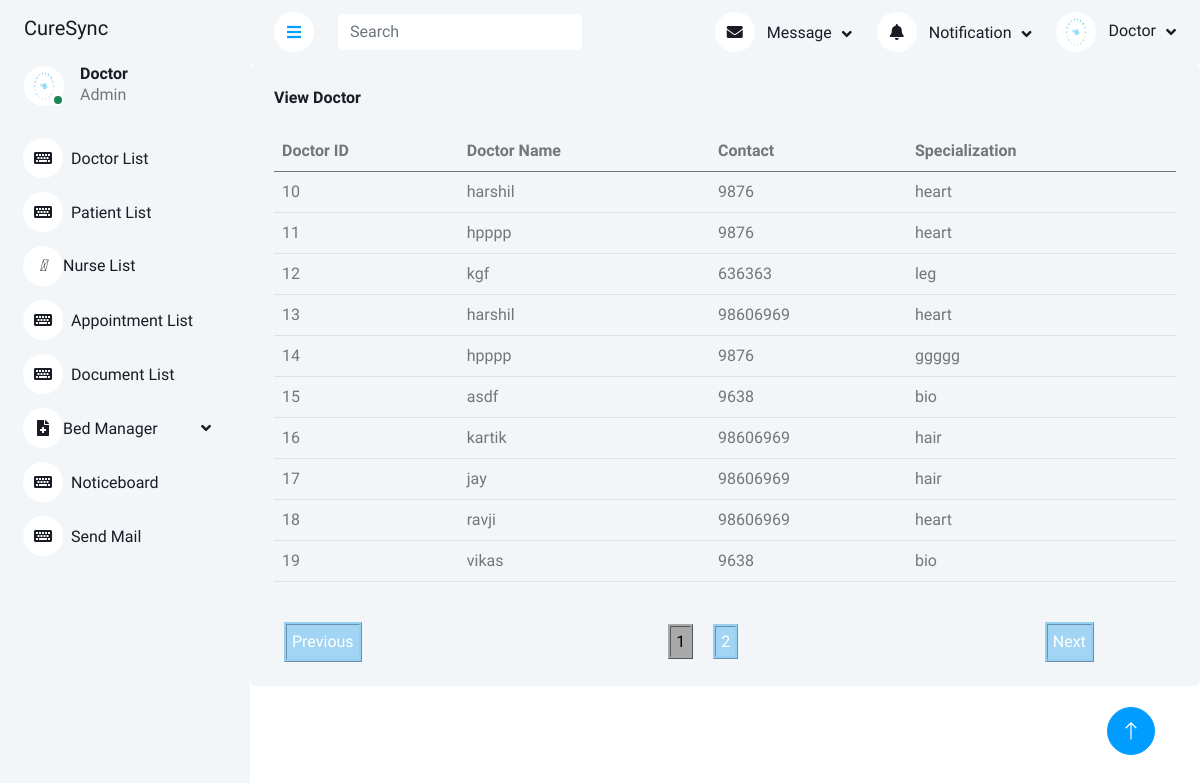
/doctorlist/, run on the app's committed database.
### app1/models.py (models this page shows, shortened)
class Doctor(models.Model):
    name=models.CharField(max_length=50)
    mobile=models.PositiveBigIntegerField()
    department=models.ForeignKey(Department,on_delete=models.PROTECT)
    special=models.CharField(max_length=50)

### app1/views.py (the view)
# urls.py: path('doctorlist/',views.doctorlist,name='doctorlist'),
def doctorlist(request):
    doc=Doctor.objects.all()
    d = {'doc':doc}
    return render(request,'doctorlist.html',d)

### template/doctorlist.html
{%extends 'admindoctor12.html'%}
{%block content %}
<div class="col-12">
    <div class="bg-light rounded h-100 p-4">
        <h6 class="mb-4">View Doctor</h6>
        <div class="table-responsive">
          <table id="example" class="table">
            <thead>
              <tr>
                <th>
                  Doctor ID
                </th>
                <th>
                  Doctor Name
                </th>
                <th>
                  Contact
                </th>
                <th>
                  Specialization
                </th>
              </tr>
            </thead>
            <tbody>
              {% for i in doc %}
              <tr>
                  <td>{{i.id}}</td>
                  <td>{{i.name}}</td>
                  <td>{{i.mobile}}</td>
                  <td>{{i.special}}</td>
              </tr>
              {% endfor i in doc %}
          </tbody>
          </table>
        </div>
    </div>
</div>
</div>
</div>
{% endblock %}

### static/css/style.css (style rules this page uses)
:root { --primary:#009CFF ; --light: #F3F6F9; --dark: #191C24; }

### data on the page
Doctor: id "10", name "harshil", mobile "9876", special "heart"
Doctor: id "11", name "hpppp", mobile "9876", special "heart"
Doctor: id "12", name "kgf", mobile "636363", special "leg"
Doctor: id "13", name "harshil", mobile "98606969", special "heart"
Doctor: id "14", name "hpppp", mobile "9876", special "ggggg"
Doctor: id "15", name "asdf", mobile "9638", special "bio"
Doctor: id "16", name "kartik", mobile "98606969", special "hair"
Doctor: id "17", name "jay", mobile "98606969", special "hair"
Doctor: id "18", name "ravji", mobile "98606969", special "heart"
Doctor: id "19", name "vikas", mobile "9638", special "bio"
